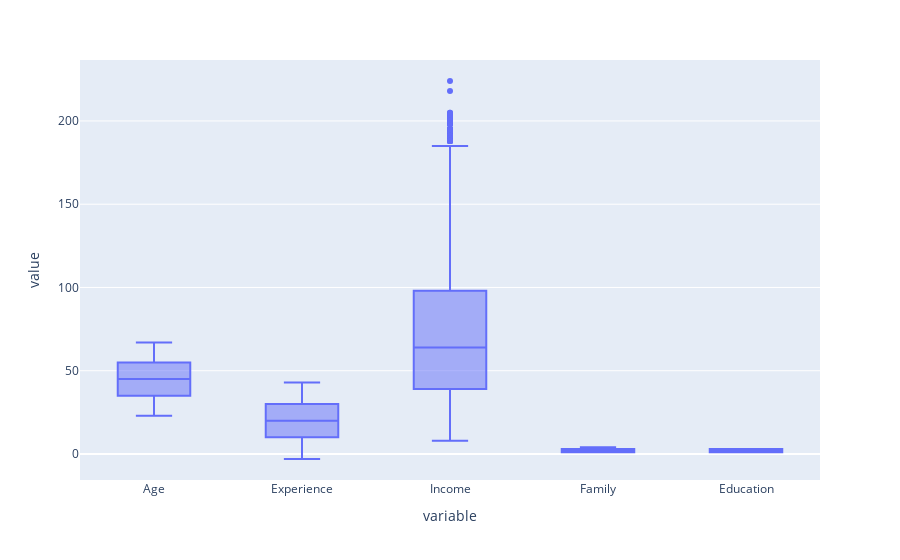

Write notebook code for a chart like this one.
### Markdown cell above
Check for anomaly outliers in columns with a higher correlation from above

### Code cell
fig=px.box(loan_df,y=['Age', 'Experience', 'Income', 'Family', 'Education'])
fig.show()

### Figure 1 — Plotly figure (JSON) as saved in the notebook; plotly's stock layout.template omitted (floating-point values rounded to 4 significant figures; data arrays with more than 128 entries replaced by an {"elided": "..."} marker saying what was removed)
{"data": [{"alignmentgroup": "True", "hovertemplate": "variable=%{x}<br>value=%{y}<extra></extra>", "legendgroup": "", "marker": {"color": "#636efa"}, "name": "", "notched": false, "offsetgroup": "", "orientation": "v", "showlegend": false, "type": "box", "x": {"elided": "25000 str values"}, "x0": " ", "xaxis": "x", "y": {"elided": "25000 int values"}, "y0": " ", "yaxis": "y"}], "layout": {"boxmode": "group", "legend": {"tracegroupgap": 0}, "margin": {"t": 60}, "xaxis": {"anchor": "y", "domain": [0.0, 1.0], "title": {"text": "variable"}}, "yaxis": {"anchor": "x", "domain": [0.0, 1.0], "title": {"text": "value"}}}}
